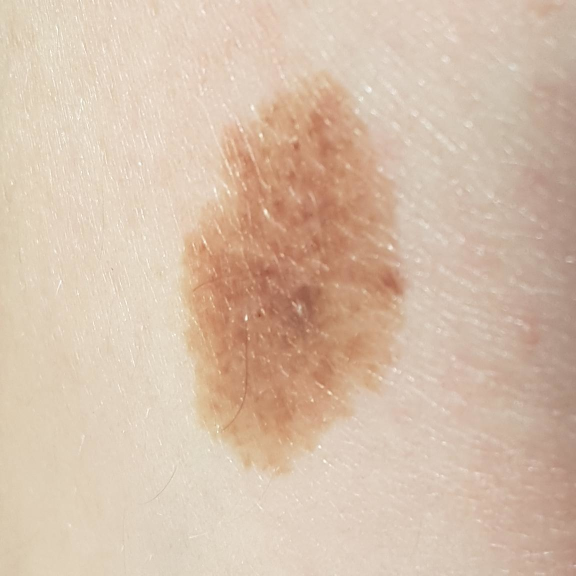
#> input picture classifiers/dots_and_globues/PAT_1379_1300_924.png, 1152 x 1152 px (shown at 1/2 size)
$ python dot_globules_test_1.py
#> lines starting #> are read from the running program, lines starting #| are printed output that depends on the picture; after the words box and inside, x2 and y2 are one past the last pixel; in counts of white or black regions, pixels touching at a corner belong together
import numpy as np
from scipy import ndimage
from skimage import measure
from skimage.filters import threshold_otsu
from skimage.morphology import disk, extrema
from skimage.segmentation import watershed, mark_boundaries
from skimage.color import label2rgb
from matplotlib import pyplot as plt
import imageio.v2 as imageio  # Updated import statement

# Function to load an image
def load_image(filepath):
#> called with filepath = 'PAT_1379_1300_924.png'
    return imageio.imread(filepath)
#> returned value is the input picture: shape (1152, 1152, 3); mean R, G, B 214.3, 190.8, 170.4

# Function to load and apply a mask image
def apply_mask(image, mask):
    mask = mask > 0  # Assuming the mask is a binary image where white areas are True
    return image * mask  # Element-wise multiplication to apply the mask

# Function to create a figure
def create_figure(size=(8, 8)):
    return plt.figure(figsize=size)

# Function to display an image in a subplot
def show_image(image, title='', pos=None):
    if pos is not None:
        plt.subplot(pos)
    plt.imshow(image, cmap='gray')
    plt.title(title)
    plt.axis('off')

# Paths to the images
image_path = 'PAT_1379_1300_924.png'
mask_path = 'PAT_1379_1300_924_mask.png'

# Load image and mask
im_rgb = load_image(image_path).astype(np.float32)
mask = load_image(mask_path)
#> call 2 of load_image, with filepath = 'PAT_1379_1300_924_mask.png'
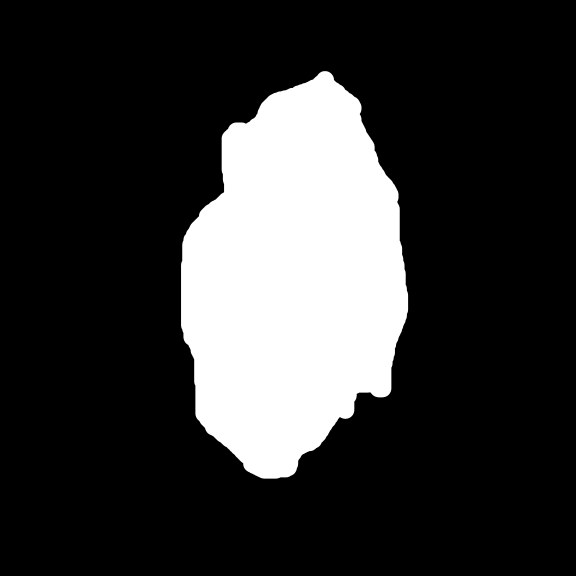
#> input picture classifiers/dots_and_globues/PAT_1379_1300_924_mask.png, 1152 x 1152 px (shown at 1/2 size)
#> in load_image, returned value is the input picture: shape (1152, 1152); min 0, max 255, mean 51

# Convert RGB image to grayscale
im_gray = np.mean(im_rgb, axis=2)
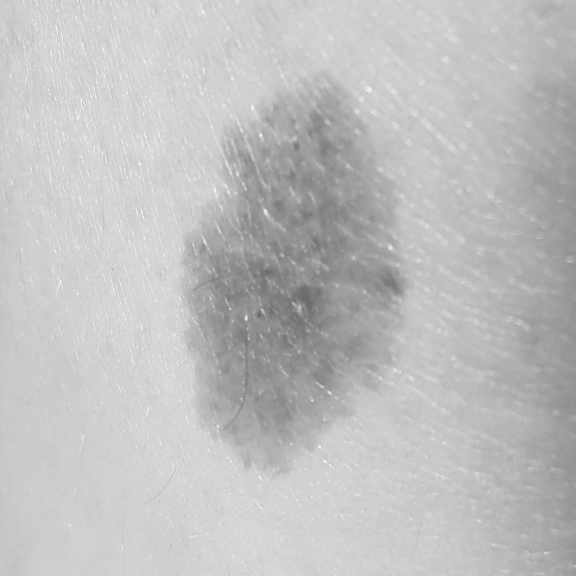
#> im_gray: shape (1152, 1152) float32 (shown at 1/2 size); min 80.33, max 250.7, mean 191.8

# Apply the mask to the grayscale image
im_masked = apply_mask(im_gray, mask)
#> in apply_mask, `mask = mask > 0`: mask: shape (1152, 1152) bool; 20.1% white; 1 white region, box (x1, y1, x2, y2) and area: (362, 142, 817, 958) 266307
#> in apply_mask, `return image * mask`:
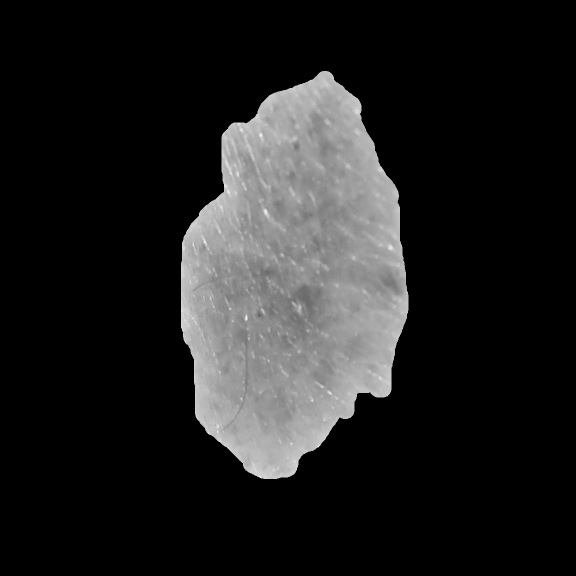
#> returned value: shape (1152, 1152) float32 (shown at 1/2 size); min 0, max 247.3, mean 32.2

# Apply difference of Gaussians filter to the masked image
sigma = 3
sigma2 = sigma * 1.6
im_dog = ndimage.gaussian_filter(im_masked, sigma) - ndimage.gaussian_filter(im_masked, sigma2)
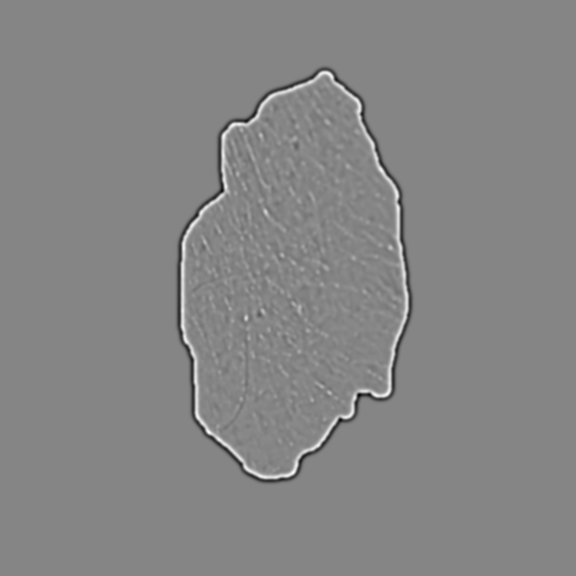
#> im_dog: shape (1152, 1152) float32 (shown at 1/2 size); min -34.09, max 30.84, mean 0; drawn with min black and max white

# Threshold using Otsu's method
bw_spots = np.zeros_like(im_dog)
threshold_value = threshold_otsu(im_dog[mask > 0])
#> threshold_value = 8.59
bw_spots[mask > 0] = im_dog[mask > 0] < threshold_value
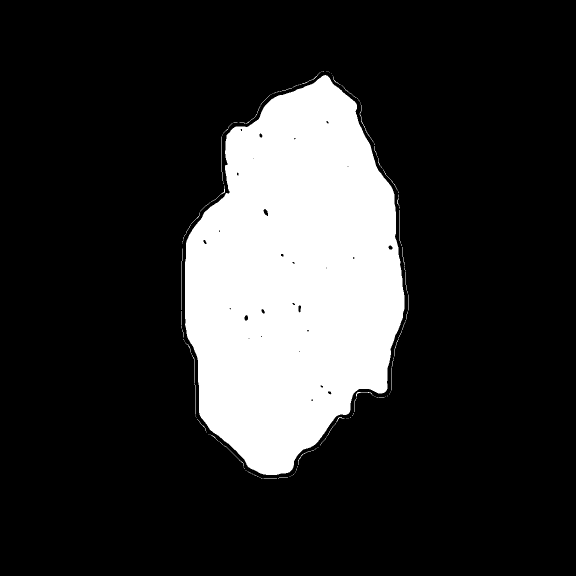
#> bw_spots: shape (1152, 1152) float32 (shown at 1/2 size); values 0 (black) and 1 (white), 18.9% white; 149 white regions (112 under 20 px), largest, box (x1, y1, x2, y2) and area: (370, 150, 809, 950) 249100, (362, 497, 365, 620) 123, (443, 273, 446, 362) 89

# Morphological opening with a larger disk
strel = disk(5)
bw_spots_opened = ndimage.binary_opening(bw_spots, structure=strel)
#> bw_spots_opened: shape (1152, 1152) bool; 18.8% white; 1 white region, box (x1, y1, x2, y2) and area: (370, 150, 809, 950) 249043

# Perform distance-and-watershed-based split
bw_spots_dist = ndimage.distance_transform_edt(bw_spots_opened)
bw_spots_max = extrema.h_maxima(bw_spots_dist, 1.5)
#> bw_spots_max: shape (1152, 1152); values 0 (black) and 1 (white), 0% white in thin lines or dots, all inside (x1, y1, x2, y2) = (415, 228, 707, 806)
bw_spots_max = ndimage.binary_dilation(bw_spots_max, structure=np.ones((5, 5)))
#> bw_spots_max: shape (1152, 1152) bool; 0.02% white; 12 white regions
bw_spots_max = np.bitwise_and(bw_spots_opened, bw_spots_max)
lab_spots, _ = ndimage.label(bw_spots_max)
#> lab_spots: shape (1152, 1152) int32; 13 distinct labels, from 0 to 12
lab_spots = watershed(-bw_spots_dist, markers=lab_spots, mask=bw_spots_opened, watershed_line=True)
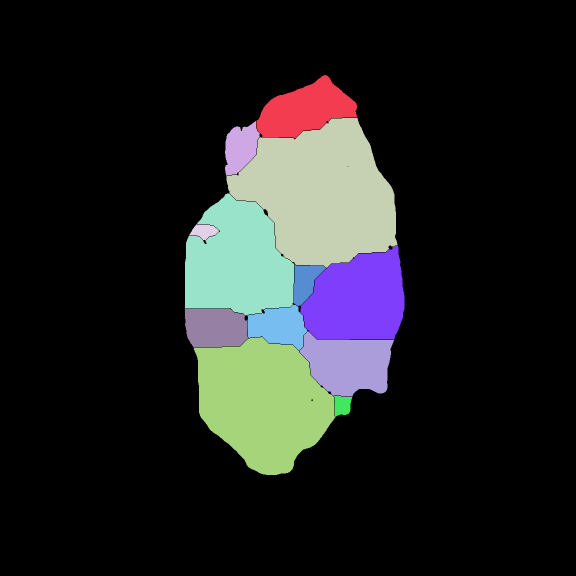
#> lab_spots: shape (1152, 1152) int32 (shown at 1/2 size); 13 distinct labels, from 0 to 12; one colour per label, 0 black

# Calculate compactness and filter spots
properties = measure.regionprops(lab_spots)
#> properties = 12 regions; largest, box (x1, y1, x2, y2) and area: (452, 236, 795, 536) 67063, (387, 674, 671, 950) 53644, (370, 387, 588, 631) 38598, (600, 492, 809, 679) 29602, (599, 663, 788, 793) 16952
compactness_scores = [4 * np.pi * prop.area / (prop.perimeter ** 2) for prop in properties]
#> compactness_scores = [0.614, 0.609, 0.661, 0.673, 0.565, 0.615, 0.765, 0.637, 0.777, 0.64, 0.753, 0.699]
filtered_labels = [prop.label for prop, score in zip(properties, compactness_scores) if score > 0.7]  # Adjust threshold as needed
#> filtered_labels = [7, 9, 11]

# Create a mask for the filtered labels
bw_spots_filtered = np.isin(lab_spots, filtered_labels)
#> bw_spots_filtered: shape (1152, 1152) bool; 6.9% white; 2 white regions, box (x1, y1, x2, y2) and area: (370, 618, 671, 950) 62316, (600, 492, 809, 679) 29602

# Show images
create_figure((12, 6))
show_image(np.clip(im_rgb, 0, 1), title='Original image', pos=241)
show_image(im_masked, title='Masked image', pos=242)
show_image(im_dog, title='Apply filters', pos=243)
show_image(bw_spots, title='Apply threshold', pos=244)
show_image(bw_spots_filtered, title='Refine detection', pos=245)
show_image(label2rgb(lab_spots, bg_label=0, bg_color='black'), title='Distinguish objects', pos=246)
plt.show()  # This ensures that the plot is displayed
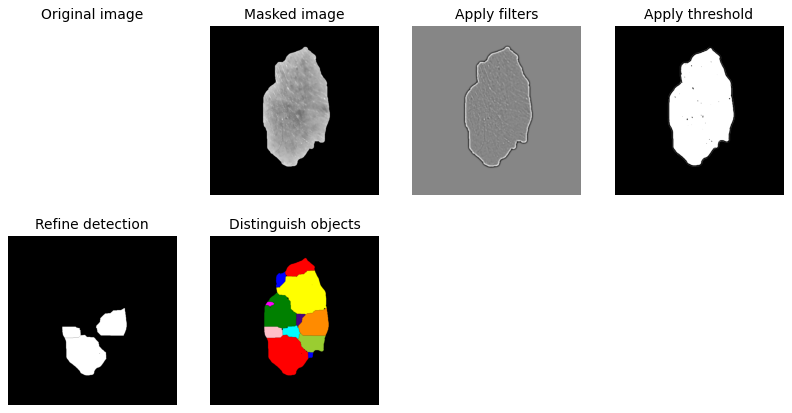
#> figure drawn by matplotlib, 6 panels
